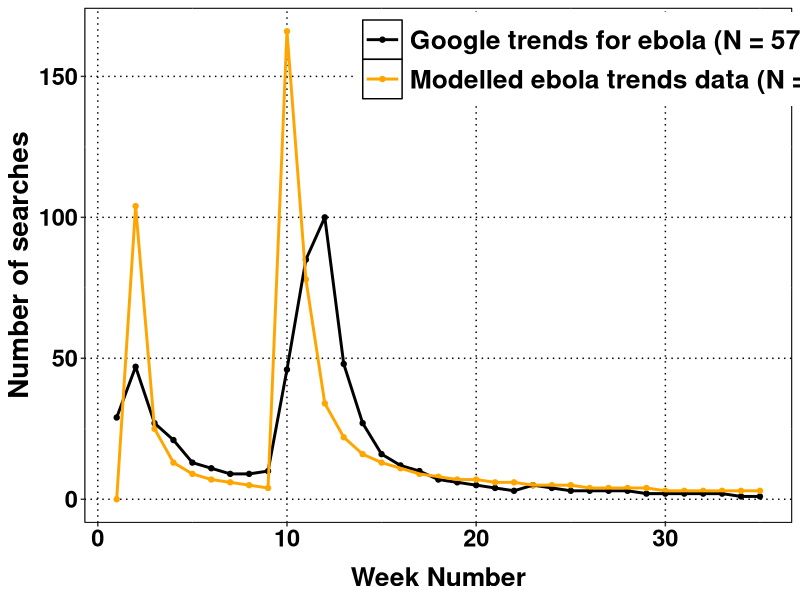

Recreate this plot in R.
## ---- chunk 1
library(knitr)
library(markdown)
opts_chunk$set(dev = 'pdf')
# load the required libraries and functions
library(ggplot2)
library(gridExtra)
library(reshape2)

mytheme <- theme(panel.background = element_rect(fill='white', colour='black'),
        text = element_text(size = 20, face='bold', colour='black'),
        axis.title.x = element_text(size = 19, face='bold', color='black', vjust = -1),
        axis.text = element_text(size = 17, face='bold', color='black'),
        panel.grid.major = element_line(linetype = 'dotted', colour='black'),
        panel.border = element_rect(fill=NA, linetype = "solid", colour='black'),
        plot.margin=unit(c(2,2,5,2),'mm'))

weekly_searches <- read.delim(file = "ebola_trends_weekly_searches.csv", sep = ",", header = T)
colnames(weekly_searches) <- c("week", "google_trends")
weekly_searches$days <- as.Date(as.character(gsub("^201[4,5]-[0-1][1-9]-[0-3][1-9] - ", "", weekly_searches$week)),'%Y-%m-%d')
start_d <- as.Date(as.character("2014-08-01"),'%Y-%m-%d')
end_d <- start_d + 240
select_trends <- subset(weekly_searches, days >= start_d & days <= end_d)
rownames(select_trends) <- NULL
select_trends$weeknum <- as.numeric(rownames(select_trends))

model_data <- read.delim(file="searches_ebola_model.txt", header = T)
select_trends$modelled <- ""
select_trends$modelled[1] <- 0
x = 2
i = 1
while(i <= nrow(model_data)){
  j = i + 6
  if (j <= nrow(model_data)){
    select_trends$modelled[x] <- round( mean(model_data$searches[i:j]) )
    x = 1 + x
  }
    i = 7 + i
}
select_trends$modelled <- as.numeric(select_trends$modelled)

## ---- chunk 2
molten_data <- melt(select_trends, id.vars=c("weeknum", "days", "week"), variable.name = "data_type")
cols <- c("google_trends"="#000000", "modelled"="orange")
label1 = paste("Google trends for ebola (N = ", sum(select_trends$google_trends), ")", sep="")
label2 = paste("Modelled ebola trends data (N = ", sum(select_trends$modelled), ")", sep="")

ggplot(data=molten_data) + geom_point(aes(x=weeknum, y=value, colour=data_type)) + 
  geom_line(aes(x=weeknum, y=value, colour=data_type), size=1) + labs(x="Week Number", y="Number of searches") + mytheme + 
  theme(legend.position=c(0.75,0.9), legend.key.height=unit(1, "cm"), legend.key.width=unit(1, "cm"), 
        legend.title = element_blank(), legend.text = element_text(colour = 'black', size = 19, face = 'bold'), 
        legend.direction='vertical', legend.box='horizontal') +
  scale_colour_manual(values = cols, breaks=c("google_trends", "modelled"), labels=c(label1, label2))

